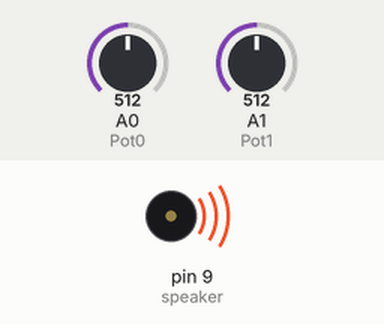
This sketch was run on a simulated Arduino Uno, built with avr-gcc and run on an emulated ATmega328P. On the bench: buzzer (waves = sounding). The test bench sets the inputs (shaded band); at power-on: A0 (Pot0) = 512, A1 (Pot1) = 512.

Above: at 1.3 s.
1.4 s: A0 (Pot0) set to 529
3.0 s: A1 (Pot1) set to 544
At 4.0 s:
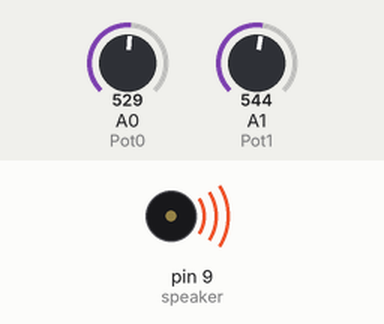
6.1 s: A1 (Pot1) set to 511
At 7.4 s:
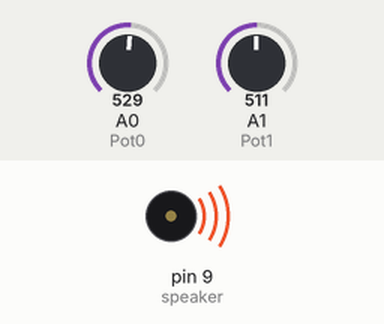
7.8 s: A0 (Pot0) set to 511
Timing chart, 0 to 10.8 s (numbered marks = the images above; inputs shaded):
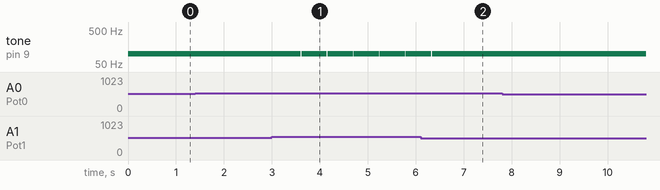

The sketch:

Ex.2.ino
```cpp
const int speaker =9;

const int Pot0 = A0;
float valPot0;

const int Pot1 = A1;
float valPot1;

void setup()
{
	pinMode(speaker, OUTPUT);
}
void loop()
{
	valPot0 = analogRead(Pot0);
	tone(speaker, 100, valPot0);

        valPot1=analogRead(Pot1);
        delay(valPot1);
}
```

Measured:
- the behaviour switches between 528 and 529 on A1 (Pot1) (found by bisection; images 0 and 1)
- after the input at 3.0 s, tone on pin 9 (speaker): alternates 100 Hz for 0.53 s and silent for 0.02 s, starting after 0.60 s
- after the input at 6.1 s, tone on pin 9 (speaker): goes on until 6.3 s, then stays 100 Hz
